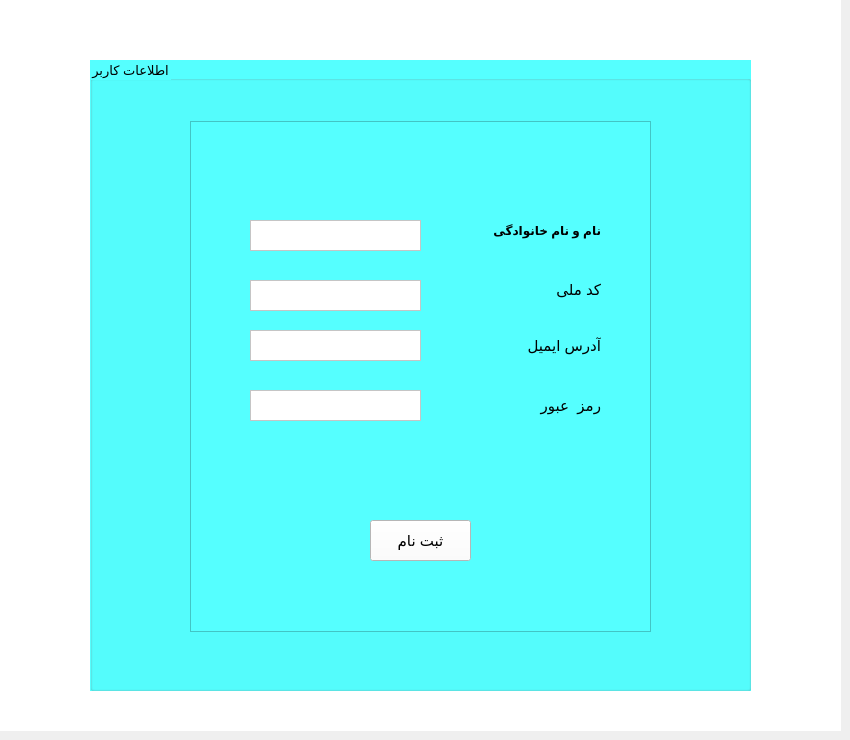
    <widget class="QWidget" name="nextpage">
     <widget class="QWidget" name="widget_2" native="true">
      <property name="geometry">
       <rect>
        <x>0</x>
        <y>0</y>
        <width>841</width>
        <height>731</height>
       </rect>
      </property>
      <property name="styleSheet">
       <string notr="true">background-color: rgb(85, 255, 255);
background-color: rgb(255, 255, 255);</string>
      </property>
      <widget class="QGroupBox" name="groupBox">
       <property name="geometry">
        <rect>
         <x>90</x>
         <y>60</y>
         <width>661</width>
         <height>631</height>
        </rect>
       </property>
       <property name="font">
        <font>
         <pointsize>10</pointsize>
        </font>
       </property>
       <property name="styleSheet">
        <string notr="true">background-color: rgb(85, 255, 255);</string>
       </property>
       <property name="title">
        <string>اطلاعات کاربر</string>
       </property>
       <widget class="QLabel" name="label_2">
        <property name="geometry">
         <rect>
          <x>380</x>
          <y>160</y>
          <width>131</width>
          <height>20</height>
         </rect>
        </property>
        <property name="font">
         <font>
          <pointsize>9</pointsize>
          <weight>75</weight>
          <bold>true</bold>
         </font>
        </property>
        <property name="text">
         <string>نام و نام خانوادگی</string>
        </property>
       </widget>
       <widget class="QLabel" name="label_3">
        <property name="geometry">
         <rect>
          <x>430</x>
          <y>220</y>
          <width>81</width>
          <height>20</height>
         </rect>
        </property>
        <property name="font">
         <font>
          <pointsize>11</pointsize>
         </font>
        </property>
        <property name="text">
         <string>کد ملی</string>
        </property>
       </widget>
       <widget class="QLabel" name="label_4">
        <property name="geometry">
         <rect>
          <x>420</x>
          <y>270</y>
          <width>91</width>
          <height>31</height>
         </rect>
        </property>
        <property name="font">
         <font>
          <pointsize>11</pointsize>
         </font>
        </property>
        <property name="text">
         <string>آدرس ایمیل</string>
        </property>
       </widget>
       <widget class="QLabel" name="label_5">
        <property name="geometry">
         <rect>
          <x>440</x>
          <y>330</y>
          <width>71</width>
          <height>31</height>
         </rect>
        </property>
        <property name="font">
         <font>
          <pointsize>11</pointsize>
         </font>
        </property>
        <property name="text">
         <string>رمز  عبور</string>
        </property>
       </widget>
       <widget class="QPushButton" name="sabtenam_btn2">
        <property name="geometry">
         <rect>
          <x>280</x>
          <y>460</y>
          <width>101</width>
          <height>41</height>
         </rect>
        </property>
        <property name="font">
         <font>
          <pointsize>11</pointsize>
         </font>
        </property>
        <property name="styleSheet">
         <string notr="true">background-color: rgb(255, 255, 255);</string>
        </property>
        <property name="text">
         <string>ثبت نام</string>
        </property>
       </widget>
       <widget class="QGraphicsView" name="graphicsView_21">
        <property name="geometry">
         <rect>
          <x>100</x>
          <y>61</y>
          <width>461</width>
          <height>511</height>
         </rect>
        </property>
       </widget>
       <widget class="QTextEdit" name="family_in2">
        <property name="geometry">
         <rect>
          <x>160</x>
          <y>160</y>
          <width>171</width>
          <height>31</height>
         </rect>
        </property>
        <property name="styleSheet">
         <string notr="true">background-color: rgb(255, 255, 255);</string>
        </property>
       </widget>
       <widget class="QTextEdit" name="ssn_in2">
        <property name="geometry">
         <rect>
          <x>160</x>
          <y>220</y>
          <width>171</width>
          <height>31</height>
         </rect>
        </property>
        <property name="styleSheet">
         <string notr="true">background-color: rgb(255, 255, 255);</string>
        </property>
       </widget>
       <widget class="QTextEdit" name="email_in2">
        <property name="geometry">
         <rect>
          <x>160</x>
          <y>270</y>
          <width>171</width>
          <height>31</height>
         </rect>
        </property>
        <property name="styleSheet">
         <string notr="true">background-color: rgb(255, 255, 255);</string>
        </property>
       </widget>
       <widget class="QTextEdit" name="password_in2">
        <property name="geometry">
         <rect>
          <x>160</x>
          <y>330</y>
          <width>171</width>
          <height>31</height>
         </rect>
        </property>
        <property name="styleSheet">
         <string notr="true">background-color: rgb(255, 255, 255);</string>
        </property>
       </widget>
       <zorder>graphicsView_21</zorder>
       <zorder>label_2</zorder>
       <zorder>label_3</zorder>
       <zorder>label_4</zorder>
       <zorder>label_5</zorder>
       <zorder>sabtenam_btn2</zorder>
       <zorder>family_in2</zorder>
       <zorder>ssn_in2</zorder>
       <zorder>email_in2</zorder>
       <zorder>password_in2</zorder>
      </widget>
     </widget>
    </widget>
